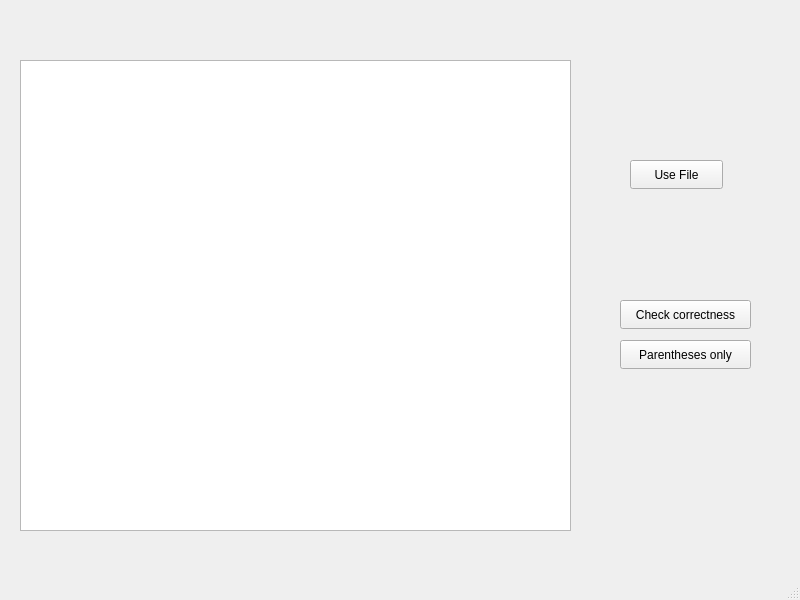
<?xml version="1.0" encoding="UTF-8"?>
<ui version="4.0">
 <class>MainWindow</class>
 <widget class="QMainWindow" name="MainWindow">
  <property name="geometry">
   <rect>
    <x>0</x>
    <y>0</y>
    <width>800</width>
    <height>600</height>
   </rect>
  </property>
  <property name="windowTitle">
   <string>MainWindow</string>
  </property>
  <widget class="QWidget" name="centralwidget">
   <widget class="QPushButton" name="pushButton">
    <property name="geometry">
     <rect>
      <x>630</x>
      <y>160</y>
      <width>93</width>
      <height>29</height>
     </rect>
    </property>
    <property name="text">
     <string>Use File</string>
    </property>
   </widget>
   <widget class="QPushButton" name="pushButton_4">
    <property name="geometry">
     <rect>
      <x>620</x>
      <y>300</y>
      <width>131</width>
      <height>29</height>
     </rect>
    </property>
    <property name="text">
     <string>Сheck correctness</string>
    </property>
   </widget>
   <widget class="QTextEdit" name="textEdit">
    <property name="geometry">
     <rect>
      <x>20</x>
      <y>60</y>
      <width>551</width>
      <height>471</height>
     </rect>
    </property>
   </widget>
   <widget class="QPushButton" name="pushButton_2">
    <property name="geometry">
     <rect>
      <x>620</x>
      <y>340</y>
      <width>131</width>
      <height>29</height>
     </rect>
    </property>
    <property name="text">
     <string>Parentheses only</string>
    </property>
   </widget>
  </widget>
  <widget class="QMenuBar" name="menubar">
   <property name="geometry">
    <rect>
     <x>0</x>
     <y>0</y>
     <width>800</width>
     <height>26</height>
    </rect>
   </property>
  </widget>
  <widget class="QStatusBar" name="statusbar"/>
 </widget>
 <resources/>
 <connections/>
</ui>
